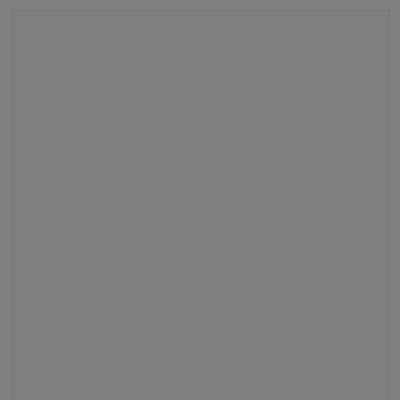
<?xml version="1.0" encoding="UTF-8"?>
<ui version="4.0">
 <class>Car</class>
 <widget class="QWidget" name="Car">
  <property name="windowModality">
   <enum>Qt::NonModal</enum>
  </property>
  <property name="geometry">
   <rect>
    <x>0</x>
    <y>0</y>
    <width>400</width>
    <height>400</height>
   </rect>
  </property>
  <property name="sizePolicy">
   <sizepolicy hsizetype="Maximum" vsizetype="Maximum">
    <horstretch>100</horstretch>
    <verstretch>100</verstretch>
   </sizepolicy>
  </property>
  <property name="minimumSize">
   <size>
    <width>0</width>
    <height>100</height>
   </size>
  </property>
  <property name="sizeIncrement">
   <size>
    <width>2</width>
    <height>2</height>
   </size>
  </property>
  <property name="windowTitle">
   <string>Form</string>
  </property>
  <property name="styleSheet">
   <string notr="true">background: gray;
width: 400px;
height: 500px;</string>
  </property>
  <widget class="QGroupBox" name="groupBox">
   <property name="geometry">
    <rect>
     <x>10</x>
     <y>5</y>
     <width>381</width>
     <height>400</height>
    </rect>
   </property>
   <property name="sizePolicy">
    <sizepolicy hsizetype="Maximum" vsizetype="Maximum">
     <horstretch>0</horstretch>
     <verstretch>250</verstretch>
    </sizepolicy>
   </property>
   <property name="minimumSize">
    <size>
     <width>0</width>
     <height>100</height>
    </size>
   </property>
   <property name="sizeIncrement">
    <size>
     <width>0</width>
     <height>300</height>
    </size>
   </property>
   <layout class="QVBoxLayout" name="verticalLayout"/>
  </widget>
 </widget>
 <resources/>
 <connections/>
</ui>
